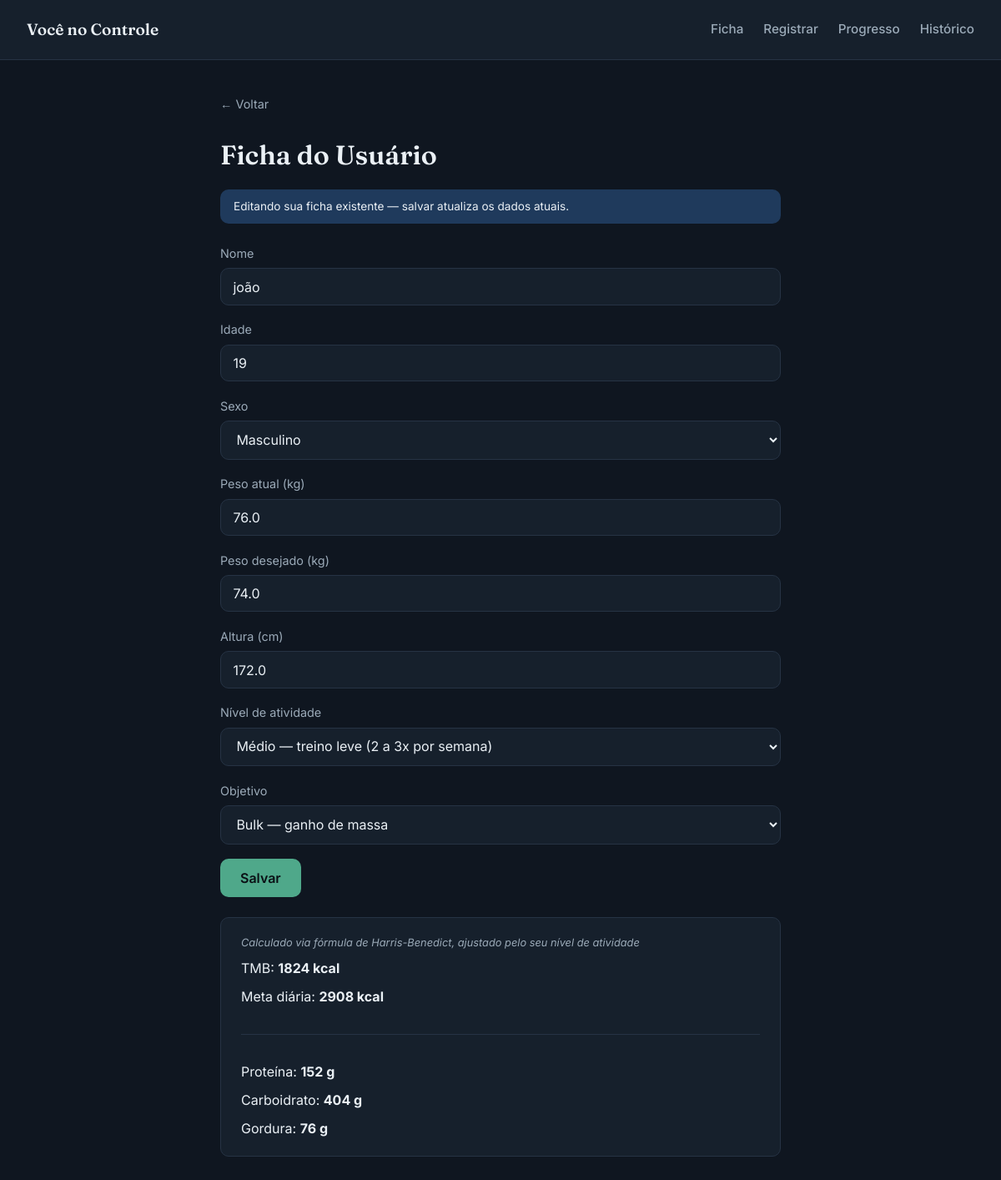
The page /ficha on the database as committed earlier.
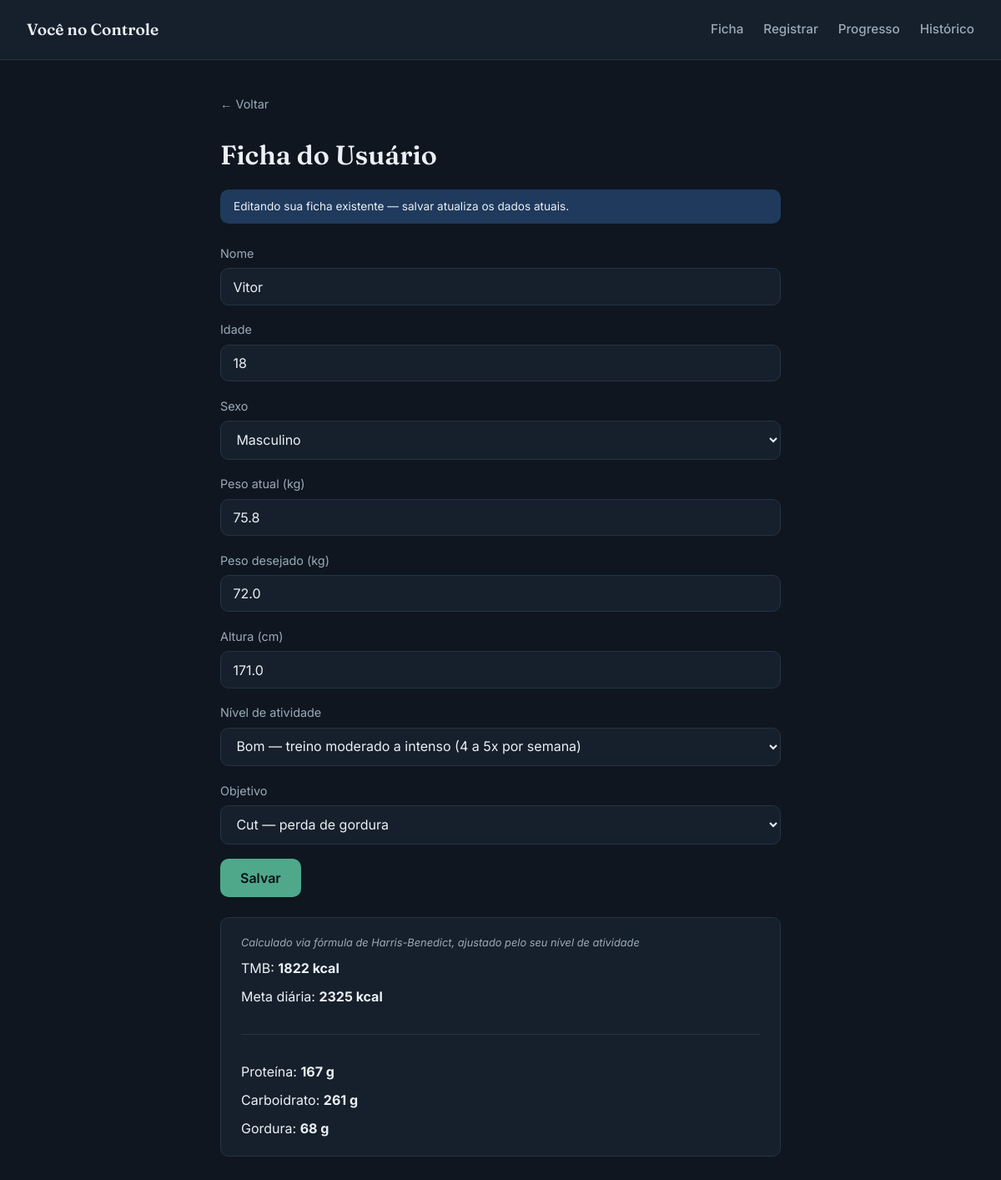
The same page on the database as committed later.
### tables this page shows
CREATE TABLE usuario (
    id INTEGER PRIMARY KEY AUTOINCREMENT,
    nome TEXT NOT NULL,
    idade INTEGER NOT NULL,
    sexo TEXT NOT NULL CHECK(sexo IN ('M','F')),
    peso_atual REAL NOT NULL,
    peso_desejado REAL NOT NULL,
    altura REAL NOT NULL,
    nivel_atividade INTEGER NOT NULL CHECK(nivel_atividade BETWEEN 1 AND 4),
    objetivo INTEGER NOT NULL CHECK(objetivo IN (1,2,3)),
    tmb REAL,
    meta_calorica REAL,
    criado_em TEXT DEFAULT CURRENT_TIMESTAMP
, meta_proteina REAL, meta_carbo REAL, meta_gordura REAL);

### app.py (the view, shortened to what this page needs)
@app.route("/ficha", methods=["GET", "POST"])
def ficha():
    usuario = buscar_usuario()
    return render_template("ficha.html", usuario=usuario)

### database.py (called while the page is built)
def conectar():
    conn = sqlite3.connect(DB)
    conn.row_factory = sqlite3.Row
    return conn

def buscar_usuario():
    conn = conectar()
    usuario = conn.execute("SELECT * FROM usuario LIMIT 1").fetchone()
    conn.close()
    return usuario

### templates/ficha.html (shortened to what this page needs)
{% extends "base.html" %}
{% block conteudo %}
    <h1>Ficha do Usuário</h1>
    {% if usuario %}
        <p class="aviso-edicao">Editando sua ficha existente — salvar atualiza os dados atuais.</p>
    {% endif %}
    <form method="POST" class="formulario">
        <label>Nome
            <input type="text" name="nome" value="{{ usuario['nome'] if usuario else '' }}" required>
        </label>
        <label>Idade
            <input type="number" name="idade" value="{{ usuario['idade'] if usuario else '' }}" required>
        </label>
        <label>Sexo
            <select name="sexo" required>
                <option value="M" {{ "selected" if usuario and usuario['sexo'] == 'M' else "" }}>Masculino</option>
            </select>
        </label>
        <label>Peso atual (kg)
            <input type="number" step="0.1" name="peso_atual" value="{{ usuario['peso_atual'] if usuario else '' }}" required>
        </label>
        <label>Peso desejado (kg)
            <input type="number" step="0.1" name="peso_desejado" value="{{ usuario['peso_desejado'] if usuario else '' }}" required>
        </label>
        <label>Altura (cm)
            <input type="number" step="0.1" name="altura" value="{{ usuario['altura'] if usuario else '' }}" required>
        </label>
        <label>Nível de atividade
            <select name="nivel_atividade" required>
                <option value="2" {{ "selected" if usuario and usuario['nivel_atividade'] == 2 else "" }}>Médio — treino leve (2 a 3x por semana)</option>
                <option value="3" {{ "selected" if usuario and usuario['nivel_atividade'] == 3 else "" }}>Bom — treino moderado a intenso (4 a 5x por semana)</option>
            </select>
        </label>
        <label>Objetivo
            <select name="objetivo" required>
                <option value="1" {{ "selected" if usuario and usuario['objetivo'] == 1 else "" }}>Cut — perda de gordura</option>
                <option value="2" {{ "selected" if usuario and usuario['objetivo'] == 2 else "" }}>Bulk — ganho de massa</option>
            </select>
        </label>
        <button type="submit" class="botao">Salvar</button>
    </form>
    {% if usuario %}
        <div class="cartao-resultado">
            <p class="fonte-formula">Calculado via fórmula de Harris-Benedict, ajustado pelo seu nível de atividade</p>
            <p>TMB: <strong>{{ "%.0f"|format(usuario['tmb']) }} kcal</strong></p>
            <p>Meta diária: <strong>{{ "%.0f"|format(usuario['meta_calorica']) }} kcal</strong></p>
            <hr>
            <p>Proteína: <strong>{{ "%.0f"|format(usuario['meta_proteina']) }} g</strong></p>
            <p>Carboidrato: <strong>{{ "%.0f"|format(usuario['meta_carbo']) }} g</strong></p>
            <p>Gordura: <strong>{{ "%.0f"|format(usuario['meta_gordura']) }} g</strong></p>
        </div>
    {% endif %}
{% endblock %}

Rows that differ between the two databases and show on the page:
changed usuario: nome "joão" → "Vitor"; idade "19" → "18"; peso_atual "76.0" → "75.8"; peso_desejado "74.0" → "72.0"; altura "172.0" → "171.0"; tmb "1824" → "1822"; meta_calorica "2908" → "2325"; meta_proteina "152" → "167"; meta_carbo "404" → "261"; meta_gordura "76" → "68"
Other text that changed with them:
form field nivel_atividade: "Médio — treino leve (2 a 3x por semana)" → "Bom — treino moderado a intenso (4 a 5x por semana)"
form field objetivo: "Bulk — ganho de massa" → "Cut — perda de gordura"
